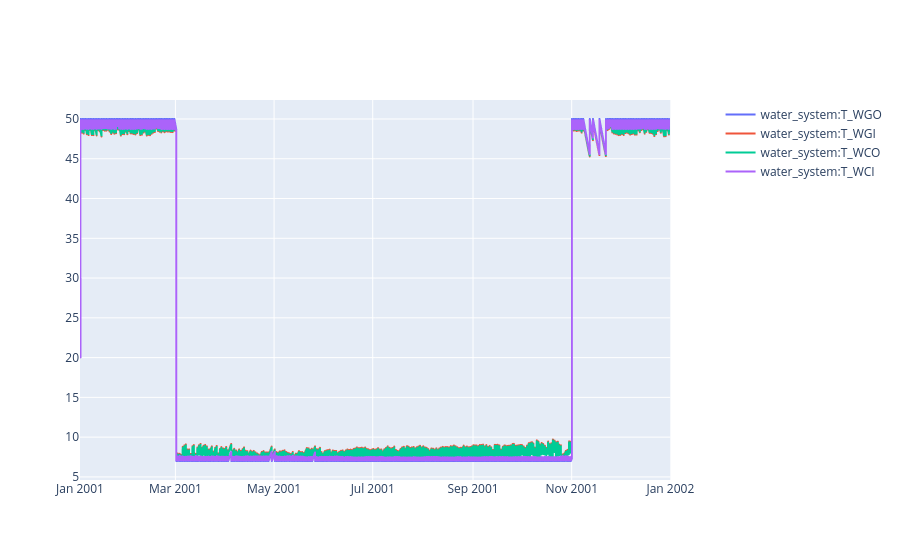

Source (notebook cell):
### Code cell
sim.plot(pro.dates(),[T_wgo,T_wgi,T_wco,T_wci])

### Figure 1 — Plotly figure (JSON) as saved in the notebook; plotly's stock layout.template omitted (floating-point values rounded to 4 significant figures; data arrays with more than 128 entries replaced by an {"elided": "..."} marker saying what was removed)
{"data": [{"hovertemplate": "date=%{x}<br>water_system:T_WGO=%{y}<extra></extra>", "legendgroup": "", "line": {"dash": "solid"}, "marker": {"symbol": "circle"}, "mode": "lines", "name": "water_system:T_WGO", "showlegend": true, "type": "scattergl", "x": {"elided": "8760 str values"}, "xaxis": "x", "y": {"elided": "8760 float values"}, "yaxis": "y"}, {"hovertemplate": "date=%{x}<br>water_system:T_WGI=%{y}<extra></extra>", "legendgroup": "", "line": {"dash": "solid"}, "marker": {"symbol": "circle"}, "mode": "lines", "name": "water_system:T_WGI", "showlegend": true, "type": "scattergl", "x": {"elided": "8760 str values"}, "xaxis": "x", "y": {"elided": "8760 float values"}, "yaxis": "y"}, {"hovertemplate": "date=%{x}<br>water_system:T_WCO=%{y}<extra></extra>", "legendgroup": "", "line": {"dash": "solid"}, "marker": {"symbol": "circle"}, "mode": "lines", "name": "water_system:T_WCO", "showlegend": true, "type": "scattergl", "x": {"elided": "8760 str values"}, "xaxis": "x", "y": {"elided": "8760 float values"}, "yaxis": "y"}, {"hovertemplate": "date=%{x}<br>water_system:T_WCI=%{y}<extra></extra>", "legendgroup": "", "line": {"dash": "solid"}, "marker": {"symbol": "circle"}, "mode": "lines", "name": "water_system:T_WCI", "showlegend": true, "type": "scattergl", "x": {"elided": "8760 str values"}, "xaxis": "x", "y": {"elided": "8760 float values"}, "yaxis": "y"}], "layout": {"xaxis": {"anchor": "y", "domain": [0, 0.94]}, "yaxis": {"anchor": "x", "domain": [0, 1]}, "yaxis2": {"anchor": "x", "overlaying": "y", "side": "right"}}}
